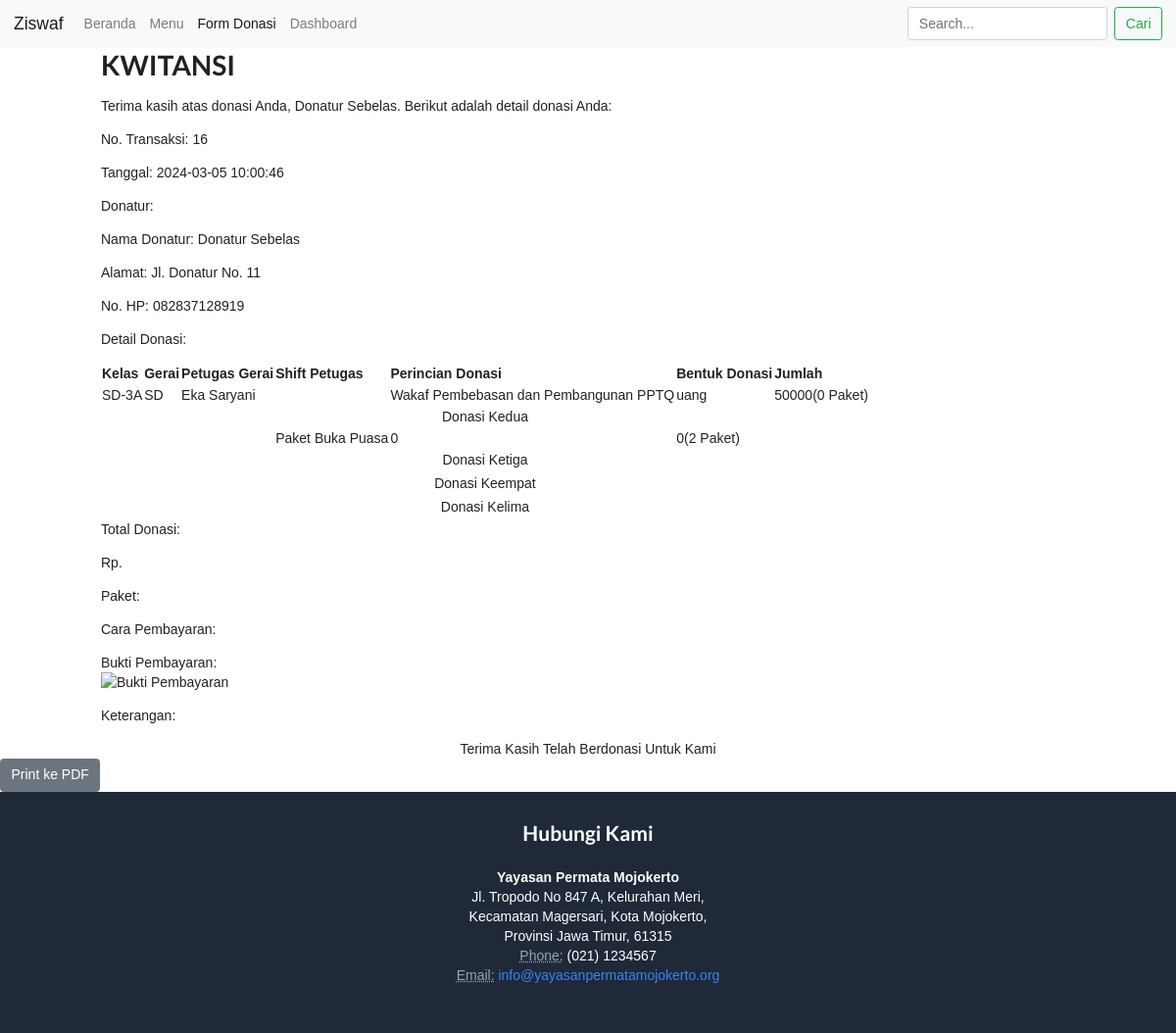
Page /kwitansi.php?id=16 on the committed database.
### tables this page shows
CREATE TABLE IF NOT EXISTS `donasi` (
`id` int(11) NOT NULL,
  `nama_donatur` varchar(255) NOT NULL,
  `alamat` text NOT NULL,
  `no_hp` varchar(30) NOT NULL,
  `tanggal` datetime NOT NULL,
  `kelas_id` int(11) DEFAULT NULL,
  `gerai_id` int(11) DEFAULT NULL,
  `petugas_gerai_id` int(11) DEFAULT NULL,
  `shift_petugas` varchar(20) DEFAULT NULL,
  `perincian_donasi_1_id` int(11) DEFAULT NULL,
  `bentuk_donasi_1` varchar(50) DEFAULT NULL,
  `jumlah_rp_1` int(11) DEFAULT NULL,
  `jumlah_paket_1` int(11) DEFAULT NULL,
  `perincian_donasi_2_id` int(11) DEFAULT NULL,
  `bentuk_donasi_2` varchar(50) DEFAULT NULL,
  `jumlah_rp_2` int(11) DEFAULT NULL,
  `jumlah_paket_2` int(11) DEFAULT NULL,
  `perincian_donasi_3_id` int(11) DEFAULT NULL,
  `bentuk_donasi_3` varchar(50) DEFAULT NULL,
  `jumlah_rp_3` int(11) DEFAULT NULL,
  `jumlah_paket_3` int(11) DEFAULT NULL,
  `perincian_donasi_4_id` int(11) DEFAULT NULL,
  `bentuk_donasi_4` varchar(50) DEFAULT NULL,
  `jumlah_rp_4` int(11) DEFAULT NULL,
  `jumlah_paket_4` int(11) DEFAULT NULL,
  `perincian_donasi_5_id` int(11) DEFAULT NULL,
  `bentuk_donasi_5` varchar(50) DEFAULT NULL,
  `jumlah_rp_5` int(11) DEFAULT NULL,
  `jumlah_paket_5` int(11) DEFAULT NULL,
  `cara_pembayaran` varchar(50) DEFAULT NULL,
  `bukti_pembayaran` text,
  `total_rp` int(11) DEFAULT NULL,
  `total_paket` int(11) DEFAULT NULL,
  `keterangan` text
);

CREATE TABLE IF NOT EXISTS `kelas` (
`id` int(11) NOT NULL,
  `nama_kelas` varchar(255) NOT NULL
);

CREATE TABLE IF NOT EXISTS `gerai` (
`id` int(11) NOT NULL,
  `nama_gerai` varchar(255) NOT NULL
);

CREATE TABLE IF NOT EXISTS `petugas_gerai` (
`id` int(11) NOT NULL,
  `nama_petugas_gerai` varchar(255) NOT NULL
);

CREATE TABLE IF NOT EXISTS `perincian_donasi_1` (
`id` int(11) NOT NULL,
  `nama_perincian_donasi_1` varchar(255) NOT NULL
);

CREATE TABLE IF NOT EXISTS `perincian_donasi_2` (
`id` int(11) NOT NULL,
  `nama_perincian_donasi_2` varchar(255) NOT NULL
);

### kwitansi.php (the view, shortened to what this page needs)
<?php
$servername = "localhost";
$username = "root";
$password = "";
$dbname = "dbaseziswaf";
$conn = new mysqli($servername, $username, $password, $dbname);
$id = isset($_GET['id']) ? $_GET['id'] : die('ID donasi tidak ditemukan');
$sql = "SELECT * FROM donasi WHERE id = ?";
$stmt = $conn->prepare($sql);
$stmt->bind_param("i", $id);
$stmt->execute();
$result = $stmt->get_result();
$donasi = $result->fetch_assoc();
$sql = "SELECT kelas.nama_kelas, gerai.nama_gerai, petugas_gerai.nama_petugas_gerai,
perincian_donasi_1.nama_perincian_donasi_1,
perincian_donasi_2.nama_perincian_donasi_2,
perincian_donasi_3.nama_perincian_donasi_3,
perincian_donasi_4.nama_perincian_donasi_4,
perincian_donasi_5.nama_perincian_donasi_5
FROM donasi
JOIN kelas ON donasi.kelas_id = kelas.id
JOIN gerai ON donasi.gerai_id = gerai.id
JOIN petugas_gerai ON donasi.petugas_gerai_id = petugas_gerai.id
LEFT JOIN perincian_donasi_1 ON donasi.perincian_donasi_1_id = perincian_donasi_1.id
LEFT JOIN perincian_donasi_2 ON donasi.perincian_donasi_2_id = perincian_donasi_2.id
LEFT JOIN perincian_donasi_3 ON donasi.perincian_donasi_3_id = perincian_donasi_3.id
LEFT JOIN perincian_donasi_4 ON donasi.perincian_donasi_4_id = perincian_donasi_4.id
LEFT JOIN perincian_donasi_5 ON donasi.perincian_donasi_5_id = perincian_donasi_5.id
WHERE donasi.id = ?";
$stmt = $conn->prepare($sql);
$stmt->bind_param("i", $id);
$stmt->execute();
$result = $stmt->get_result();
$row = $result->fetch_assoc();
?>
<!DOCTYPE html>
<html lang="en">
<head>
    <link rel="stylesheet" href="https://cdn.jsdelivr.net/npm/bootstrap@4.5.2/dist/css/bootstrap.min.css">
    <link rel="stylesheet" href="https://stackpath.bootstrapcdn.com/bootstrap/4.4.1/css/bootstrap.min.css">
    <link rel="stylesheet" href="https://stackpath.bootstrapcdn.com/bootstrap/4.5.2/css/bootstrap.min.css">
    <link rel="stylesheet" href="https://cdn.jsdelivr.net/npm/tailwindcss@2.0.2/dist/tailwind.min.css">
    <link rel="stylesheet" href=" https://cdn.jsdelivr.net/npm/semantic-ui@2.4.2/dist/semantic.min.css">
</head>
<body>
    <nav class="navbar navbar-expand-lg navbar-light bg-light">
        <a class="navbar-brand" href="#">Ziswaf</a>
        <ul class="navbar-nav">
            <li class="nav-item">
                <a class="nav-link" href="index.php">Beranda</a>
            </li>
            <li class="nav-item">
                <a class="nav-link" href="menu.php">Menu</a>
            </li>
            <li class="nav-item active">
                <a class="nav-link" href="form_donasi.php">Form Donasi <span class="sr-only">(current)</span></a>
            </li>
            <li class="nav-item">
                <a class="nav-link" href="dashboard_signup.php">Dashboard</a>
            </li>
        </ul>
        <div class="collapse navbar-collapse" id="navbarNav">
            <form class="form-inline ml-auto">
                <input class="form-control mr-sm-2" type="text" placeholder="Search...">
                <button class="btn btn-outline-success my-2 my-sm-0" type="submit">Cari</button>
            </form>
        </div>
    </nav>
    <div class="container">
        <h1>KWITANSI</h1>
        <p>Terima kasih atas donasi Anda, <?= htmlspecialchars($donasi['nama_donatur']) ?>. Berikut adalah detail donasi Anda:</p>
        <p>No. Transaksi: <?php echo isset($donasi['id']) ? $donasi['id'] : ''; ?></p>
        <p>Tanggal: <?php echo isset($donasi['tanggal']) ? $donasi['tanggal'] : ''; ?></p>
        <p>Donatur:</p>
        <p>Nama Donatur: <?php echo isset($donasi['nama_donatur']) ? $donasi['nama_donatur'] : ''; ?></p>
        <p>Alamat: <?php echo isset($donasi['alamat']) ? $donasi['alamat'] : ''; ?></p>
        <p>No. HP: <?php echo isset($donasi['no_hp']) ? $donasi['no_hp'] : ''; ?></p>
        <p>Detail Donasi:</p>
        <table>
            <thead>
                <tr>
                    <th>Kelas</th>
                    <th>Gerai</th>
                    <th>Petugas Gerai</th>
                    <th>Shift Petugas</th>
                    <th>Perincian Donasi</th>
                    <th>Bentuk Donasi</th>
                    <th>Jumlah</th>
                </tr>
            </thead>
            <tbody>
                <tr>
                    <td><?php echo isset($row['nama_kelas']) ? $row['nama_kelas'] : '';?></td>
                    <td><?php echo isset($row['nama_gerai']) ? $row['nama_gerai'] : '';?></td>
                    <td><?php echo isset($row['nama_petugas_gerai']) ? $row['nama_petugas_gerai'] : ''; ?></td>
                    <td><?php echo isset($donasi['shift_petugas']) ? $donasi['shift_petugas'] : ''; ?></td>
                    <td><?php echo isset($row['nama_perincian_donasi_1']) ? $row['nama_perincian_donasi_1'] : '';?></td>
                    <td><?php echo isset($donasi['bentuk_donasi_1']) ? $donasi['bentuk_donasi_1'] : ''; ?></td>
                    <td>
                        <?php
                            echo isset($donasi['jumlah_rp_1']) ? $donasi['jumlah_rp_1'] : '';
                            echo isset($donasi['jumlah_rp_1']) && isset($donasi['jumlah_paket_1']) ? '(' . $donasi['jumlah_paket_1'] . ' Paket)' : '';
                        ?>
                    </td>
                </tr>
                <tr>
                    <td colspan="7" style="text-align: center;">Donasi Kedua</td>
                </tr>
                <tr>
                    <td colspan="3"></td>
                    <td><?php echo isset($row['nama_perincian_donasi_2']) ? $row['nama_perincian_donasi_2'] : ''; ?></td>
                    <td><?php echo isset($donasi['bentuk_donasi_2']) ? $donasi['bentuk_donasi_2'] : ''; ?></td>
                    <td>
                        <?php
                            echo isset($donasi['jumlah_rp_2']) ? $donasi['jumlah_rp_2'] : '';
                            echo isset($donasi['jumlah_rp_2']) && isset($donasi['jumlah_paket_2']) ? '(' . $donasi['jumlah_paket_2'] . ' Paket)' : '';
                        ?>
                    </td>
                </tr>
                <tr>
                    <td colspan="7" style="text-align: center;">Donasi Ketiga</td>
                </tr>
                <tr>
                    <td colspan="3"></td>
                    <td><?php echo isset($row['nama_perincian_donasi_3']) ? $row['nama_perincian_donasi_3'] : '';  ?></td>
                    <td><?php echo isset($donasi['bentuk_donasi_3']) ? $donasi['bentuk_donasi_3'] : ''; ?></td>
                    <td>
                    </td>
                </tr>
                <tr>
                    <td colspan="7" style="text-align: center;">Donasi Keempat</td>
                </tr>
                <tr>
                    <td colspan="3"></td>
                    <td><?php echo isset($row['nama_perincian_donasi_4']) ? $row['nama_perincian_donasi_4'] : ''; ?></td>
                    <td><?php echo isset($donasi['bentuk_donasi_4']) ? $donasi['bentuk_donasi_4'] : ''; ?></td>
                    <td>
                    </td>
                </tr>
                <tr>
                    <td colspan="7" style="text-align: center;">Donasi Kelima</td>
                </tr>
                <tr>
                    <td colspan="3"></td>
                    <td><?php echo isset($row['nama_perincian_donasi_5']) ? $row['nama_perincian_donasi_5'] : '';  ?></td>
                    <td><?php echo isset($donasi['bentuk_donasi_5']) ? $donasi['bentuk_donasi_5'] : ''; ?></td>
                    <td>
                    </td>
                </tr>
            </tbody>
        </table>
        <p>Total Donasi:</p>
        <p>Rp. <?php echo isset($donasi['total_rp']) ? $donasi['total_rp'] : ''; ?></p>
        <p>Paket: <?php echo isset($donasi['total_paket']) ? $donasi['total_paket'] : ''; ?></p>
        <p>Cara Pembayaran: <?php echo isset($donasi['cara_pembayaran']) ? $donasi['cara_pembayaran'] : ''; ?></p>
        <p>Bukti Pembayaran: <img src="<?php echo isset($donasi['bukti_pembayaran']) ? $donasi['bukti_pembayaran'] : ''; ?>" alt="Bukti Pembayaran" style="max-width: 100%;"></p>
        <p>Keterangan: <?php echo isset($donasi['keterangan']) ? $donasi['keterangan'] : ''; ?></p>
        <p style="text-align: center;">Terima Kasih Telah Berdonasi Untuk Kami</p>
    </div>
    <a href="print_pdf.php" class="btn btn-secondary">Print ke PDF</a>
    <footer class="bg-gray-800 text-white p-8">
        <h5 class="text-2xl font-bold mb-4">Hubungi Kami</h5>
        <address class="mb-4">
            <strong class="block">Yayasan Permata Mojokerto</strong>
            Jl. Tropodo No 847 A, Kelurahan Meri, <br>
            Kecamatan Magersari, Kota Mojokerto, <br>
            Provinsi Jawa Timur, 61315 <br>
            <abbr title="Phone" class="text-gray-400">Phone:</abbr> (021) 1234567<br>
            <abbr title="Email" class="text-gray-400">Email:</abbr> <a href="mailto:info@yayasanpermatamojokerto.org" class="text-blue-500 hover:underline">info@yayasanpermatamojokerto.org</a>
        </address>
    </footer>
</body>
</html>

### kwitansi.php (style rules this page uses)
body { font-family: Arial, sans-serif; }
footer { bottom: 0; width: 100%; background-color: #f8f9fa; padding: 10px; text-align: center; }

### rows in the picture
donasi: nama_donatur "Donatur Sebelas", id "16", tanggal "2024-03-05 10:00:46", alamat "Jl. Donatur No. 11", no_hp "082837128919", bentuk_donasi_1 "uang", jumlah_rp_1 "50000", jumlah_paket_1 "0", bentuk_donasi_2 "0", jumlah_rp_2 "0", jumlah_paket_2 "2"
kelas: nama_kelas "SD-3A", gerai.nama_gerai "SD", petugas_gerai.nama_petugas_gerai "Eka Saryani", perincian_donasi_1.nama_perincian_donasi_1 "Wakaf Pembebasan dan Pembangunan PPTQ", perincian_donasi_2.nama_perincian_donasi_2 "Paket Buka Puasa"
